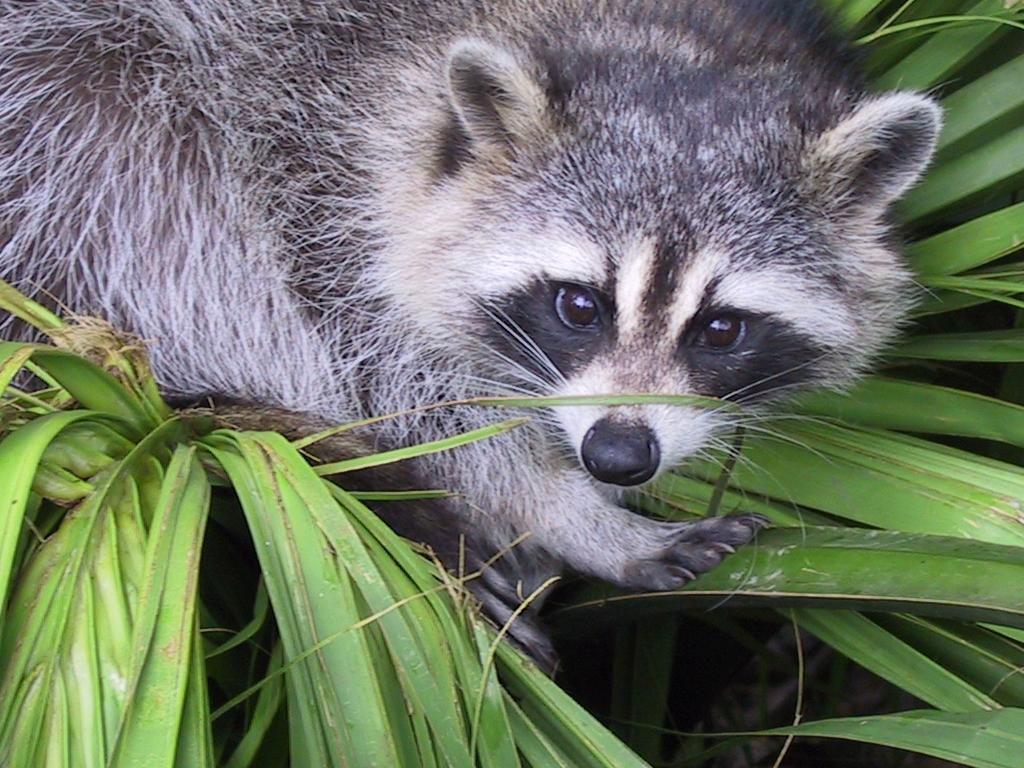
#> input picture python1/ex04/animal.jpeg, 1024 x 768 px
$ python rotate.py
#> lines starting #> are read from the running program, lines starting #| are printed output that depends on the picture
#> in ft_convert, img is the input picture: PIL image 1024x768 RGB; mean R, G, B 110.7, 117.7, 102.1
#| The shape of image is: (768, 1024, 3)
#> (printed output is left out)
### python1/ex04/load_image.py
import numpy as np
from PIL import Image


def ft_black_and_white(coloredImage: np.ndarray) -> np.ndarray:
    """Converts colored image into black and white. Takes a
        three dimensional array and
         return a two dimensional one."""

    assert isinstance(
        coloredImage, np.ndarray), "arg to ft_black_and_white is not np array"
    coloredImage = 0.2989 * coloredImage[:, :, 0] + 0.5870 * \
        coloredImage[:, :, 1] + 0.1140 * coloredImage[:, :, 2]
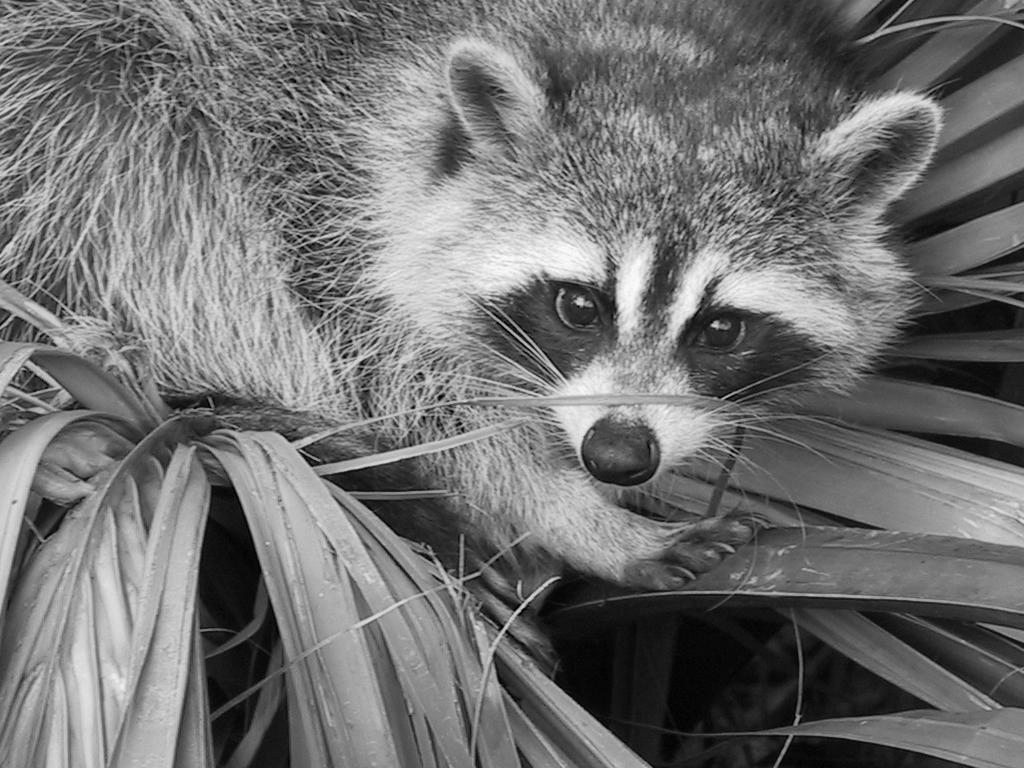
#> coloredImage: shape (768, 1024) float64; min 0, max 253.2, mean 113.8
    coloredImage = coloredImage.astype('uint8')
    return coloredImage


def ft_slice(fullImage: np.ndarray) -> np.ndarray:
    """Slices the image to a subimage of size 400 * 400 px"""

    assert isinstance(fullImage, np.ndarray), "arg to ft_slice not np array"
    fullImage = fullImage[140:140+400, 440: 440+400]
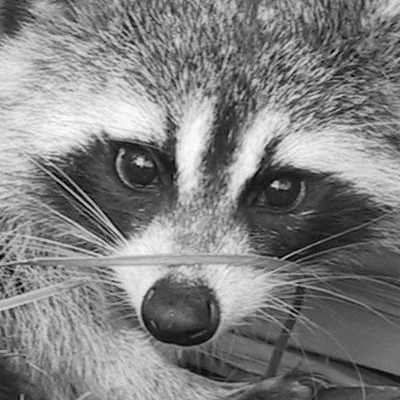
#> fullImage: shape (400, 400); min 0, max 253, mean 128.4
    return fullImage


def ft_convert(path: str) -> np.ndarray:
    """Loads an image, and converts it to 3d array (columns, rows, rgb)"""

    assert isinstance(path, str), "path is not a string"
    img = Image.open(path)
    npArr = np.array(img)
    print(f'The shape of image is: {npArr.shape}')
    print(npArr)

    return npArr

### python1/ex04/rotate.py
from load_image import ft_black_and_white, ft_slice, ft_convert
import numpy as np
from PIL import Image


def main():
    """A programm that changes an image"""
    try:
        imageArr: np.ndarray = ft_convert('animal.jpeg')
        blackNwhiteArr: np.ndarray = ft_black_and_white(imageArr)
        imagePartArr: np.ndarray = ft_slice(blackNwhiteArr)

        transposedArr: np.ndarray = imagePartArr.T
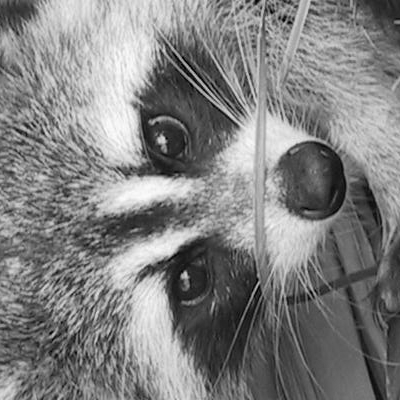
#> transposedArr: shape (400, 400); min 0, max 253, mean 128.4
        # [6 lines of commented-out code are left out]
        transposedImg: Image = Image.fromarray(transposedArr)
        transposedImg.save('transposed_racoon.jpg')
    except (IOError, AssertionError, Exception) as err:
        print(err.args)
        return


if __name__ == '__main__':
    main()
